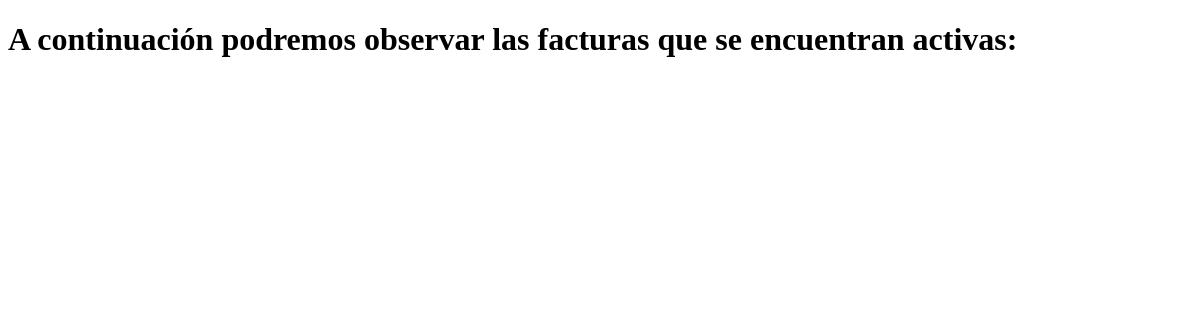
Before: /productos/leer with the older database file.
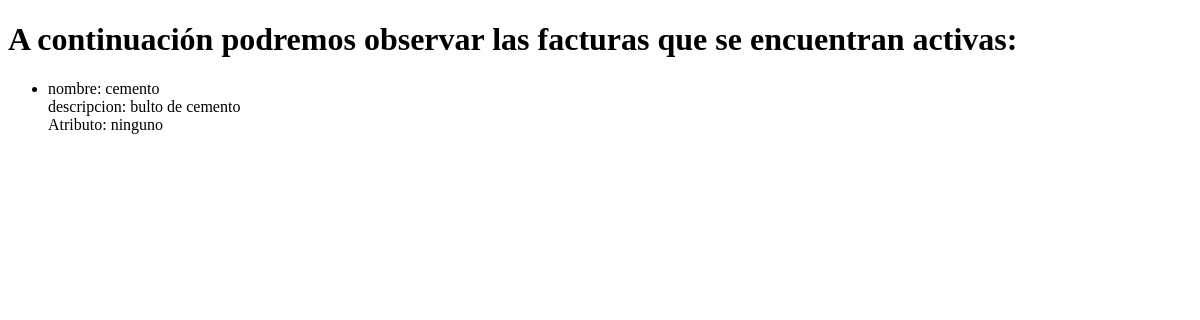
After: the same page with the newer database file.
### productos/models.py (models this page shows)
class Product(models.Model):
    name = models.CharField(max_length=50)
    descripcion = models.CharField(max_length=100)
    attribute_4 = models.CharField(max_length=40)

### productos/views.py (the view)
# urls.py: path("leer", views.leer, name = "leer" )
def leer(request):
    productos_activos = m.Product.objects.all()
    return render(request, "productos/leer.html", {"productos": productos_activos})

### productos/templates/productos/leer.html (shortened to what this page needs)
<!DOCTYPE html>
<html lang="en">
<head>
</head>
<body>
    <h1>A continuación podremos observar las facturas que se encuentran activas: </h1>
    <ul>
        {% for c in productos%}
        <li>
            nombre: {{c.name}}
            <br> descripcion: {{c.descripcion}}
            <br> Atributo: {{c.attribute_4}}
        </li>
        {% endfor %}
    </ul>
</body>
</html>

Changed rows visible on the page:
added Product: name "cemento", descripcion "bulto de cemento", attribute_4 "ninguno"
